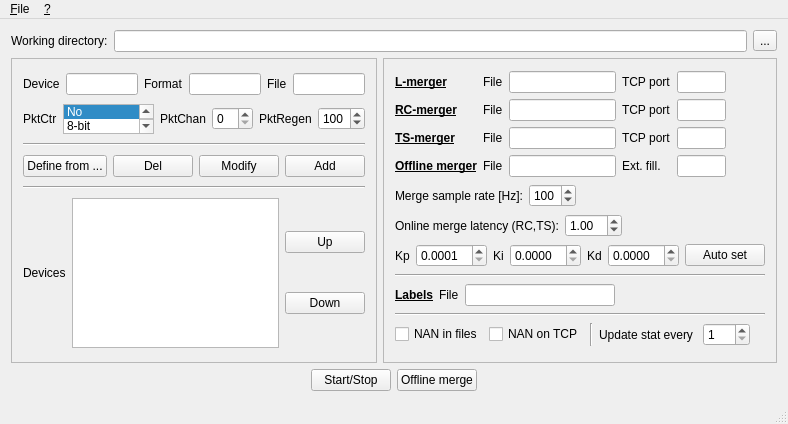
<?xml version="1.0" encoding="UTF-8"?>
<ui version="4.0">
 <class>MainWindow</class>
 <widget class="QMainWindow" name="MainWindow">
  <property name="enabled">
   <bool>true</bool>
  </property>
  <property name="geometry">
   <rect>
    <x>0</x>
    <y>0</y>
    <width>772</width>
    <height>424</height>
   </rect>
  </property>
  <property name="windowTitle">
   <string>SensHub - Data hub for frame-based sensors</string>
  </property>
  <property name="windowIcon">
   <iconset resource="resources.qrc">
    <normaloff>:/ic3.png</normaloff>:/ic3.png</iconset>
  </property>
  <widget class="QWidget" name="centralWidget">
   <layout class="QVBoxLayout" name="verticalLayout">
    <item>
     <layout class="QHBoxLayout" name="horizontalLayout">
      <item>
       <widget class="QLabel" name="label_2">
        <property name="sizePolicy">
         <sizepolicy hsizetype="Preferred" vsizetype="Fixed">
          <horstretch>0</horstretch>
          <verstretch>0</verstretch>
         </sizepolicy>
        </property>
        <property name="text">
         <string>Working directory:</string>
        </property>
       </widget>
      </item>
      <item>
       <widget class="QLineEdit" name="lineEditWorkingDirectory">
        <property name="sizePolicy">
         <sizepolicy hsizetype="Expanding" vsizetype="Fixed">
          <horstretch>0</horstretch>
          <verstretch>0</verstretch>
         </sizepolicy>
        </property>
        <property name="readOnly">
         <bool>true</bool>
        </property>
       </widget>
      </item>
      <item>
       <widget class="QToolButton" name="toolButtonWorkingDirectory">
        <property name="text">
         <string>...</string>
        </property>
       </widget>
      </item>
     </layout>
    </item>
    <item>
     <layout class="QHBoxLayout" name="horizontalLayout_12">
      <item>
       <spacer name="horizontalSpacer_12">
        <property name="orientation">
         <enum>Qt::Horizontal</enum>
        </property>
        <property name="sizeHint" stdset="0">
         <size>
          <width>40</width>
          <height>20</height>
         </size>
        </property>
       </spacer>
      </item>
      <item>
       <widget class="QFrame" name="frame">
        <property name="frameShape">
         <enum>QFrame::StyledPanel</enum>
        </property>
        <property name="frameShadow">
         <enum>QFrame::Raised</enum>
        </property>
        <layout class="QVBoxLayout" name="verticalLayout_5">
         <item>
          <layout class="QHBoxLayout" name="horizontalLayout_13">
           <item>
            <widget class="QLabel" name="label_14">
             <property name="text">
              <string>Device</string>
             </property>
            </widget>
           </item>
           <item>
            <widget class="QLineEdit" name="lineEdit_DSDev"/>
           </item>
           <item>
            <widget class="QLabel" name="label_15">
             <property name="text">
              <string>Format</string>
             </property>
            </widget>
           </item>
           <item>
            <widget class="QLineEdit" name="lineEdit_DSFormat"/>
           </item>
           <item>
            <widget class="QLabel" name="label_19">
             <property name="text">
              <string>File</string>
             </property>
            </widget>
           </item>
           <item>
            <widget class="QLineEdit" name="lineEdit_DSFile"/>
           </item>
          </layout>
         </item>
         <item>
          <layout class="QHBoxLayout" name="horizontalLayout_16">
           <item>
            <widget class="QLabel" name="label_13">
             <property name="sizePolicy">
              <sizepolicy hsizetype="Preferred" vsizetype="Maximum">
               <horstretch>0</horstretch>
               <verstretch>0</verstretch>
              </sizepolicy>
             </property>
             <property name="text">
              <string>PktCtr</string>
             </property>
            </widget>
           </item>
           <item>
            <widget class="QListWidget" name="listWidget_DSCounter">
             <property name="sizePolicy">
              <sizepolicy hsizetype="Expanding" vsizetype="Expanding">
               <horstretch>0</horstretch>
               <verstretch>0</verstretch>
              </sizepolicy>
             </property>
             <property name="minimumSize">
              <size>
               <width>50</width>
               <height>0</height>
              </size>
             </property>
             <property name="maximumSize">
              <size>
               <width>100</width>
               <height>30</height>
              </size>
             </property>
             <property name="currentRow">
              <number>0</number>
             </property>
             <item>
              <property name="text">
               <string>No</string>
              </property>
             </item>
             <item>
              <property name="text">
               <string>8-bit</string>
              </property>
             </item>
             <item>
              <property name="text">
               <string>16-bit</string>
              </property>
             </item>
            </widget>
           </item>
           <item>
            <widget class="QLabel" name="label_16">
             <property name="sizePolicy">
              <sizepolicy hsizetype="Preferred" vsizetype="Maximum">
               <horstretch>0</horstretch>
               <verstretch>0</verstretch>
              </sizepolicy>
             </property>
             <property name="text">
              <string>PktChan</string>
             </property>
            </widget>
           </item>
           <item>
            <widget class="QSpinBox" name="spinBox_DSPktChannel"/>
           </item>
           <item>
            <widget class="QLabel" name="label_18">
             <property name="sizePolicy">
              <sizepolicy hsizetype="Preferred" vsizetype="Maximum">
               <horstretch>0</horstretch>
               <verstretch>0</verstretch>
              </sizepolicy>
             </property>
             <property name="text">
              <string>PktRegen</string>
             </property>
            </widget>
           </item>
           <item>
            <widget class="QSpinBox" name="spinBox_DSPktRegen">
             <property name="maximum">
              <number>500</number>
             </property>
             <property name="singleStep">
              <number>5</number>
             </property>
             <property name="value">
              <number>100</number>
             </property>
            </widget>
           </item>
          </layout>
         </item>
         <item>
          <widget class="Line" name="line">
           <property name="orientation">
            <enum>Qt::Horizontal</enum>
           </property>
          </widget>
         </item>
         <item>
          <layout class="QHBoxLayout" name="horizontalLayout_14">
           <item>
            <spacer name="horizontalSpacer_5">
             <property name="orientation">
              <enum>Qt::Horizontal</enum>
             </property>
             <property name="sizeHint" stdset="0">
              <size>
               <width>40</width>
               <height>20</height>
              </size>
             </property>
            </spacer>
           </item>
           <item>
            <widget class="QPushButton" name="pushButton_DSDefine">
             <property name="text">
              <string>Define from ...</string>
             </property>
            </widget>
           </item>
           <item>
            <spacer name="horizontalSpacer_8">
             <property name="orientation">
              <enum>Qt::Horizontal</enum>
             </property>
             <property name="sizeHint" stdset="0">
              <size>
               <width>40</width>
               <height>20</height>
              </size>
             </property>
            </spacer>
           </item>
           <item>
            <widget class="QPushButton" name="pushButton_DSDelete">
             <property name="text">
              <string>Del</string>
             </property>
            </widget>
           </item>
           <item>
            <widget class="QPushButton" name="pushButton_DSModify">
             <property name="text">
              <string>Modify</string>
             </property>
            </widget>
           </item>
           <item>
            <widget class="QPushButton" name="pushButton_DSAdd">
             <property name="text">
              <string>Add</string>
             </property>
            </widget>
           </item>
           <item>
            <spacer name="horizontalSpacer_7">
             <property name="orientation">
              <enum>Qt::Horizontal</enum>
             </property>
             <property name="sizeHint" stdset="0">
              <size>
               <width>40</width>
               <height>20</height>
              </size>
             </property>
            </spacer>
           </item>
          </layout>
         </item>
         <item>
          <widget class="Line" name="line_2">
           <property name="orientation">
            <enum>Qt::Horizontal</enum>
           </property>
          </widget>
         </item>
         <item>
          <layout class="QHBoxLayout" name="horizontalLayout_15">
           <item>
            <widget class="QLabel" name="label_20">
             <property name="sizePolicy">
              <sizepolicy hsizetype="Preferred" vsizetype="Maximum">
               <horstretch>0</horstretch>
               <verstretch>0</verstretch>
              </sizepolicy>
             </property>
             <property name="text">
              <string>Devices</string>
             </property>
            </widget>
           </item>
           <item>
            <widget class="QListWidget" name="listWidget_DSList">
             <property name="sizePolicy">
              <sizepolicy hsizetype="MinimumExpanding" vsizetype="MinimumExpanding">
               <horstretch>0</horstretch>
               <verstretch>0</verstretch>
              </sizepolicy>
             </property>
             <property name="minimumSize">
              <size>
               <width>100</width>
               <height>0</height>
              </size>
             </property>
             <property name="maximumSize">
              <size>
               <width>250</width>
               <height>150</height>
              </size>
             </property>
            </widget>
           </item>
           <item>
            <layout class="QVBoxLayout" name="verticalLayout_7">
             <item>
              <widget class="QPushButton" name="pushButton_DSUp">
               <property name="text">
                <string>Up</string>
               </property>
              </widget>
             </item>
             <item>
              <widget class="QPushButton" name="pushButton_DSDown">
               <property name="text">
                <string>Down</string>
               </property>
              </widget>
             </item>
            </layout>
           </item>
          </layout>
         </item>
        </layout>
       </widget>
      </item>
      <item>
       <widget class="QFrame" name="frame_2">
        <property name="frameShape">
         <enum>QFrame::StyledPanel</enum>
        </property>
        <property name="frameShadow">
         <enum>QFrame::Raised</enum>
        </property>
        <layout class="QVBoxLayout" name="verticalLayout_6">
         <item>
          <layout class="QGridLayout" name="gridLayout_3">
           <item row="0" column="0">
            <widget class="QLabel" name="label">
             <property name="font">
              <font>
               <weight>75</weight>
               <bold>true</bold>
               <underline>true</underline>
              </font>
             </property>
             <property name="whatsThis">
              <string>&lt;!DOCTYPE HTML PUBLIC &quot;-//W3C//DTD HTML 4.0//EN&quot; &quot;http://www.w3.org/TR/REC-html40/strict.dtd&quot;&gt;
&lt;html&gt;&lt;head&gt;&lt;meta name=&quot;qrichtext&quot; content=&quot;1&quot; /&gt;&lt;style type=&quot;text/css&quot;&gt;
p, li { white-space: pre-wrap; }
&lt;/style&gt;&lt;/head&gt;&lt;body style=&quot; font-family:'MS Shell Dlg 2'; font-size:8.25pt; font-weight:400; font-style:normal;&quot;&gt;
&lt;p align=&quot;center&quot; style=&quot; margin-top:0px; margin-bottom:0px; margin-left:0px; margin-right:0px; -qt-block-indent:0; text-indent:0px;&quot;&gt;&lt;span style=&quot; font-weight:600;&quot;&gt;Last-merger&lt;/span&gt;&lt;/p&gt;
&lt;p style=&quot; margin-top:0px; margin-bottom:0px; margin-left:0px; margin-right:0px; -qt-block-indent:0; text-indent:0px;&quot;&gt;Merges sensor streams by combining the most recent samples of each sensors.&lt;/p&gt;&lt;/body&gt;&lt;/html&gt;</string>
             </property>
             <property name="text">
              <string>L-merger</string>
             </property>
            </widget>
           </item>
           <item row="0" column="1">
            <widget class="QLabel" name="label_5">
             <property name="text">
              <string>File</string>
             </property>
            </widget>
           </item>
           <item row="0" column="2">
            <widget class="QLineEdit" name="lineEdit_Merger_L_File"/>
           </item>
           <item row="0" column="3">
            <widget class="QLabel" name="label_17">
             <property name="text">
              <string>TCP port</string>
             </property>
            </widget>
           </item>
           <item row="0" column="4">
            <widget class="QLineEdit" name="lineEdit_Merger_L_Port">
             <property name="maximumSize">
              <size>
               <width>50</width>
               <height>16777215</height>
              </size>
             </property>
            </widget>
           </item>
           <item row="1" column="0">
            <widget class="QLabel" name="label_21">
             <property name="font">
              <font>
               <weight>75</weight>
               <bold>true</bold>
               <underline>true</underline>
              </font>
             </property>
             <property name="text">
              <string>RC-merger</string>
             </property>
            </widget>
           </item>
           <item row="1" column="1">
            <widget class="QLabel" name="label_22">
             <property name="text">
              <string>File</string>
             </property>
            </widget>
           </item>
           <item row="1" column="2">
            <widget class="QLineEdit" name="lineEdit_Merger_RC_File"/>
           </item>
           <item row="1" column="3">
            <widget class="QLabel" name="label_4">
             <property name="text">
              <string>TCP port</string>
             </property>
            </widget>
           </item>
           <item row="1" column="4">
            <widget class="QLineEdit" name="lineEdit_Merger_RC_Port">
             <property name="maximumSize">
              <size>
               <width>50</width>
               <height>16777215</height>
              </size>
             </property>
            </widget>
           </item>
           <item row="0" column="5">
            <spacer name="horizontalSpacer_3">
             <property name="orientation">
              <enum>Qt::Horizontal</enum>
             </property>
             <property name="sizeHint" stdset="0">
              <size>
               <width>40</width>
               <height>20</height>
              </size>
             </property>
            </spacer>
           </item>
           <item row="1" column="5">
            <spacer name="horizontalSpacer_2">
             <property name="orientation">
              <enum>Qt::Horizontal</enum>
             </property>
             <property name="sizeHint" stdset="0">
              <size>
               <width>40</width>
               <height>20</height>
              </size>
             </property>
            </spacer>
           </item>
           <item row="2" column="0">
            <widget class="QLabel" name="label_7">
             <property name="font">
              <font>
               <weight>75</weight>
               <bold>true</bold>
               <underline>true</underline>
              </font>
             </property>
             <property name="text">
              <string>TS-merger</string>
             </property>
            </widget>
           </item>
           <item row="3" column="0">
            <widget class="QLabel" name="label_25">
             <property name="font">
              <font>
               <weight>75</weight>
               <bold>true</bold>
               <underline>true</underline>
              </font>
             </property>
             <property name="text">
              <string>Offline merger</string>
             </property>
            </widget>
           </item>
           <item row="2" column="1">
            <widget class="QLabel" name="label_23">
             <property name="text">
              <string>File</string>
             </property>
            </widget>
           </item>
           <item row="3" column="1">
            <widget class="QLabel" name="label_6">
             <property name="text">
              <string>File</string>
             </property>
            </widget>
           </item>
           <item row="2" column="2">
            <widget class="QLineEdit" name="lineEdit_Merger_TS_File"/>
           </item>
           <item row="2" column="3">
            <widget class="QLabel" name="label_24">
             <property name="text">
              <string>TCP port</string>
             </property>
            </widget>
           </item>
           <item row="2" column="4">
            <widget class="QLineEdit" name="lineEdit_Merger_TS_Port">
             <property name="maximumSize">
              <size>
               <width>50</width>
               <height>16777215</height>
              </size>
             </property>
            </widget>
           </item>
           <item row="3" column="2">
            <widget class="QLineEdit" name="lineEdit_Merger_O_File"/>
           </item>
           <item row="2" column="5">
            <spacer name="horizontalSpacer_9">
             <property name="orientation">
              <enum>Qt::Horizontal</enum>
             </property>
             <property name="sizeHint" stdset="0">
              <size>
               <width>40</width>
               <height>20</height>
              </size>
             </property>
            </spacer>
           </item>
           <item row="3" column="5">
            <spacer name="horizontalSpacer_10">
             <property name="orientation">
              <enum>Qt::Horizontal</enum>
             </property>
             <property name="sizeHint" stdset="0">
              <size>
               <width>40</width>
               <height>20</height>
              </size>
             </property>
            </spacer>
           </item>
           <item row="3" column="3">
            <widget class="QLabel" name="label_12">
             <property name="text">
              <string>Ext. fill.</string>
             </property>
            </widget>
           </item>
           <item row="3" column="4">
            <widget class="QLineEdit" name="lineEdit_Merger_O_Extension">
             <property name="maximumSize">
              <size>
               <width>50</width>
               <height>16777215</height>
              </size>
             </property>
            </widget>
           </item>
          </layout>
         </item>
         <item>
          <layout class="QHBoxLayout" name="horizontalLayout_2">
           <item>
            <widget class="QLabel" name="label_3">
             <property name="text">
              <string>Merge sample rate [Hz]:</string>
             </property>
            </widget>
           </item>
           <item>
            <widget class="QSpinBox" name="spinBox_Merger_SampleRate">
             <property name="minimum">
              <number>5</number>
             </property>
             <property name="maximum">
              <number>500</number>
             </property>
             <property name="singleStep">
              <number>5</number>
             </property>
             <property name="value">
              <number>100</number>
             </property>
            </widget>
           </item>
           <item>
            <spacer name="horizontalSpacer">
             <property name="orientation">
              <enum>Qt::Horizontal</enum>
             </property>
             <property name="sizeHint" stdset="0">
              <size>
               <width>40</width>
               <height>20</height>
              </size>
             </property>
            </spacer>
           </item>
          </layout>
         </item>
         <item>
          <layout class="QHBoxLayout" name="horizontalLayout_9">
           <item>
            <widget class="QLabel" name="label_8">
             <property name="text">
              <string>Online merge latency (RC,TS):</string>
             </property>
            </widget>
           </item>
           <item>
            <widget class="QDoubleSpinBox" name="spinBox_Merger_Latency">
             <property name="decimals">
              <number>2</number>
             </property>
             <property name="minimum">
              <double>0.010000000000000</double>
             </property>
             <property name="maximum">
              <double>60.000000000000000</double>
             </property>
             <property name="singleStep">
              <double>0.010000000000000</double>
             </property>
             <property name="value">
              <double>1.000000000000000</double>
             </property>
            </widget>
           </item>
           <item>
            <spacer name="horizontalSpacer_4">
             <property name="orientation">
              <enum>Qt::Horizontal</enum>
             </property>
             <property name="sizeHint" stdset="0">
              <size>
               <width>40</width>
               <height>20</height>
              </size>
             </property>
            </spacer>
           </item>
          </layout>
         </item>
         <item>
          <layout class="QHBoxLayout" name="horizontalLayout_10">
           <item>
            <widget class="QLabel" name="label_9">
             <property name="text">
              <string>Kp</string>
             </property>
            </widget>
           </item>
           <item>
            <widget class="QDoubleSpinBox" name="doubleSpinBox_Merger_Kp">
             <property name="decimals">
              <number>4</number>
             </property>
             <property name="minimum">
              <double>0.000100000000000</double>
             </property>
             <property name="maximum">
              <double>10.000000000000000</double>
             </property>
             <property name="singleStep">
              <double>0.000100000000000</double>
             </property>
             <property name="value">
              <double>0.000100000000000</double>
             </property>
            </widget>
           </item>
           <item>
            <widget class="QLabel" name="label_10">
             <property name="text">
              <string>Ki</string>
             </property>
            </widget>
           </item>
           <item>
            <widget class="QDoubleSpinBox" name="doubleSpinBox_Merger_Ki">
             <property name="decimals">
              <number>4</number>
             </property>
             <property name="maximum">
              <double>10.000000000000000</double>
             </property>
             <property name="singleStep">
              <double>0.000100000000000</double>
             </property>
            </widget>
           </item>
           <item>
            <widget class="QLabel" name="label_11">
             <property name="text">
              <string>Kd</string>
             </property>
            </widget>
           </item>
           <item>
            <widget class="QDoubleSpinBox" name="doubleSpinBox_Merger_Kd">
             <property name="decimals">
              <number>4</number>
             </property>
             <property name="maximum">
              <double>10.000000000000000</double>
             </property>
             <property name="singleStep">
              <double>0.000100000000000</double>
             </property>
            </widget>
           </item>
           <item>
            <widget class="QPushButton" name="pushButton_PIDAutoSet">
             <property name="text">
              <string>Auto set</string>
             </property>
            </widget>
           </item>
           <item>
            <spacer name="horizontalSpacer_11">
             <property name="orientation">
              <enum>Qt::Horizontal</enum>
             </property>
             <property name="sizeHint" stdset="0">
              <size>
               <width>40</width>
               <height>20</height>
              </size>
             </property>
            </spacer>
           </item>
          </layout>
         </item>
         <item>
          <widget class="Line" name="line_3">
           <property name="orientation">
            <enum>Qt::Horizontal</enum>
           </property>
          </widget>
         </item>
         <item>
          <layout class="QHBoxLayout" name="horizontalLayout_4">
           <item>
            <widget class="QLabel" name="label_26">
             <property name="font">
              <font>
               <weight>75</weight>
               <bold>true</bold>
               <underline>true</underline>
              </font>
             </property>
             <property name="text">
              <string>Labels</string>
             </property>
            </widget>
           </item>
           <item>
            <widget class="QLabel" name="label_27">
             <property name="text">
              <string>File</string>
             </property>
            </widget>
           </item>
           <item>
            <widget class="QLineEdit" name="lineEdit_Label_File"/>
           </item>
           <item>
            <spacer name="horizontalSpacer_16">
             <property name="orientation">
              <enum>Qt::Horizontal</enum>
             </property>
             <property name="sizeHint" stdset="0">
              <size>
               <width>40</width>
               <height>20</height>
              </size>
             </property>
            </spacer>
           </item>
          </layout>
         </item>
         <item>
          <widget class="Line" name="line_4">
           <property name="orientation">
            <enum>Qt::Horizontal</enum>
           </property>
          </widget>
         </item>
         <item>
          <layout class="QHBoxLayout" name="horizontalLayout_5">
           <item>
            <widget class="QCheckBox" name="checkBox_NANFile">
             <property name="text">
              <string>NAN in files</string>
             </property>
            </widget>
           </item>
           <item>
            <widget class="QCheckBox" name="checkBox_NANTCP">
             <property name="text">
              <string>NAN on TCP</string>
             </property>
            </widget>
           </item>
           <item>
            <widget class="Line" name="line_5">
             <property name="orientation">
              <enum>Qt::Vertical</enum>
             </property>
            </widget>
           </item>
           <item>
            <widget class="QLabel" name="label_28">
             <property name="text">
              <string>Update stat every </string>
             </property>
            </widget>
           </item>
           <item>
            <widget class="QSpinBox" name="spinBox_StatUpdate">
             <property name="minimum">
              <number>1</number>
             </property>
             <property name="maximum">
              <number>100</number>
             </property>
            </widget>
           </item>
           <item>
            <spacer name="horizontalSpacer_17">
             <property name="orientation">
              <enum>Qt::Horizontal</enum>
             </property>
             <property name="sizeHint" stdset="0">
              <size>
               <width>40</width>
               <height>20</height>
              </size>
             </property>
            </spacer>
           </item>
          </layout>
         </item>
        </layout>
       </widget>
      </item>
      <item>
       <spacer name="horizontalSpacer_13">
        <property name="orientation">
         <enum>Qt::Horizontal</enum>
        </property>
        <property name="sizeHint" stdset="0">
         <size>
          <width>40</width>
          <height>20</height>
         </size>
        </property>
       </spacer>
      </item>
     </layout>
    </item>
    <item>
     <layout class="QHBoxLayout" name="horizontalLayoutStat"/>
    </item>
    <item>
     <layout class="QHBoxLayout" name="horizontalLayoutStatM"/>
    </item>
    <item>
     <layout class="QHBoxLayout" name="horizontalLayout_3">
      <item>
       <spacer name="horizontalSpacer_15">
        <property name="orientation">
         <enum>Qt::Horizontal</enum>
        </property>
        <property name="sizeHint" stdset="0">
         <size>
          <width>40</width>
          <height>20</height>
         </size>
        </property>
       </spacer>
      </item>
      <item>
       <widget class="QPushButton" name="pushButton_StartStop">
        <property name="text">
         <string>Start/Stop</string>
        </property>
       </widget>
      </item>
      <item>
       <widget class="QPushButton" name="pushButton">
        <property name="text">
         <string>Offline merge</string>
        </property>
       </widget>
      </item>
      <item>
       <spacer name="horizontalSpacer_14">
        <property name="orientation">
         <enum>Qt::Horizontal</enum>
        </property>
        <property name="sizeHint" stdset="0">
         <size>
          <width>40</width>
          <height>20</height>
         </size>
        </property>
       </spacer>
      </item>
     </layout>
    </item>
   </layout>
  </widget>
  <widget class="QMenuBar" name="menuBar">
   <property name="geometry">
    <rect>
     <x>0</x>
     <y>0</y>
     <width>772</width>
     <height>19</height>
    </rect>
   </property>
   <widget class="QMenu" name="menu_File">
    <property name="title">
     <string>&amp;File</string>
    </property>
    <addaction name="action_Save_configuration"/>
    <addaction name="action_Load_configuration"/>
    <addaction name="action_Quit"/>
   </widget>
   <widget class="QMenu" name="menu">
    <property name="title">
     <string>&amp;?</string>
    </property>
    <addaction name="action_About"/>
    <addaction name="actionHowto"/>
   </widget>
   <addaction name="menu_File"/>
   <addaction name="menu"/>
  </widget>
  <widget class="QStatusBar" name="statusBar"/>
  <action name="action_About">
   <property name="text">
    <string>&amp;About</string>
   </property>
  </action>
  <action name="action_Quit">
   <property name="text">
    <string>&amp;Quit</string>
   </property>
  </action>
  <action name="action_Save_configuration">
   <property name="text">
    <string>&amp;Save configuration</string>
   </property>
   <property name="shortcut">
    <string>Ctrl+S</string>
   </property>
  </action>
  <action name="action_Load_configuration">
   <property name="text">
    <string>&amp;Load configuration</string>
   </property>
   <property name="shortcut">
    <string>Ctrl+L</string>
   </property>
  </action>
  <action name="actionHowto">
   <property name="text">
    <string>How to...</string>
   </property>
   <property name="shortcut">
    <string>F1</string>
   </property>
  </action>
 </widget>
 <layoutdefault spacing="6" margin="11"/>
 <resources>
  <include location="resources.qrc"/>
 </resources>
 <connections/>
</ui>
